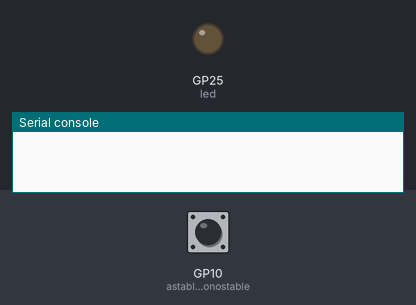
A program run on a simulated Raspberry Pi Pico running MicroPython. Shown: output pins drawn as LEDs (lit = HIGH), the last lines printed to the serial console. Dashed ring = blinking. The test bench sets the inputs (shaded band); at power-on: GP10 (astable_monostable) LOW. Pins used as bus, display or sensor lines are not drawn.

Above: at 1.2 s.
1.3 s: GP10 (astable_monostable) pulled HIGH for 0.15 s
At 2.0 s:
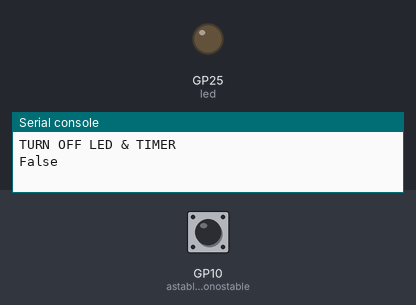
2.9 s: GP10 (astable_monostable) pulled HIGH for 1 s
At 5.8 s:
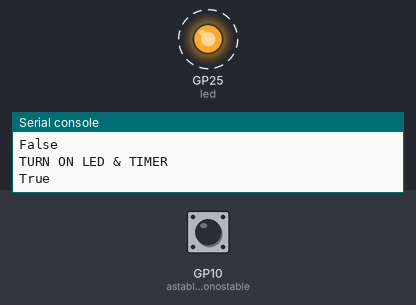
5.9 s: GP10 (astable_monostable) pulled HIGH for 3.2 s
At 6.8 s:
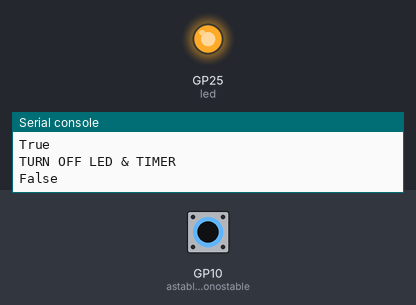
Timing chart, 0 to 8.9 s (numbered marks = the images above; inputs shaded):
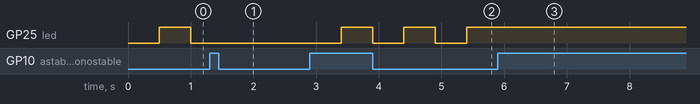

The program:

clock.py
```python
from machine import Pin, Timer
import time

clk = Pin(16, Pin.OUT)
led = Pin("LED", Pin.OUT)
clk.off()
led.off()
monostable_trigger = Pin(15, Pin.IN, Pin.PULL_DOWN)
astable_monostable = Pin(10, Pin.IN, Pin.PULL_DOWN)
timer = Timer()
astable_monostable_last = time.ticks_ms()
astable = True

def wait_pin_change(pin):
    # wait for pin to change value
    # it needs to be stable for a continuous 50ms
    cur_value = pin.value()
    active = 0
    while active < 50:
        if pin.value() != cur_value:
            active += 1
        else:
            active = 0
        time.sleep_ms(1)

def btn_handler(pin):
    global astable_monostable
    global astable_monostable_last
    global timer, clk, astable
    if time.ticks_diff(time.ticks_ms(), astable_monostable_last) > 500:
        if astable == True:
            astable = False
            clk.off()
            led.off()
            timer.deinit()
            astable_monostable_last = time.ticks_ms()
            print("TURN OFF LED & TIMER")
        else:
            astable = True
            timer.init(freq=2, mode=Timer.PERIODIC, callback=clk_callback)
            astable_monostable_last = time.ticks_ms()
            print("TURN ON LED & TIMER")
    print(astable)

astable_monostable.irq(trigger=Pin.IRQ_RISING, handler=btn_handler)

def clk_callback(timer):
    clk.toggle()
    led.toggle()

timer.init(freq=2, mode=Timer.PERIODIC, callback=clk_callback)

while True:
    wait_pin_change(monostable_trigger)
    if astable == False:
        clk.toggle()
        led.toggle()
```

Measured:
- after the input at 1.3 s, GP25 (led): stays LOW (without the input it goes to HIGH after 0.20 s)
- after the input at 2.9 s, GP25 (led): alternates HIGH for 0.50 s and LOW for 0.50 s, starting after 0.50 s
- after the input at 5.9 s, GP25 (led): stops changing and stays HIGH
